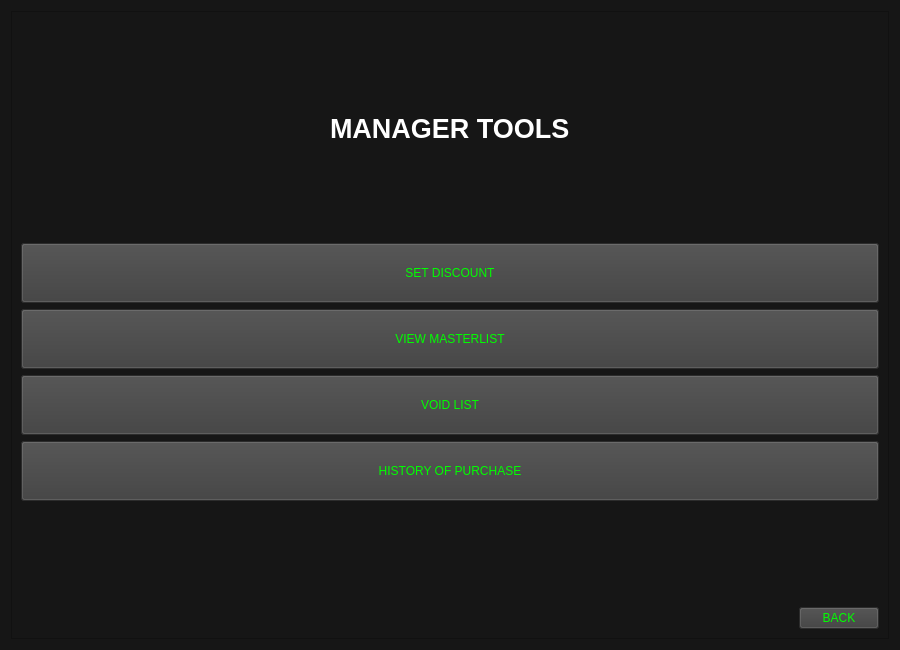
<?xml version="1.0" encoding="UTF-8"?>
<ui version="4.0">
 <class>Form</class>
 <widget class="QWidget" name="Form">
  <property name="geometry">
   <rect>
    <x>0</x>
    <y>0</y>
    <width>900</width>
    <height>650</height>
   </rect>
  </property>
  <property name="minimumSize">
   <size>
    <width>900</width>
    <height>650</height>
   </size>
  </property>
  <property name="windowTitle">
   <string>Manager Tools</string>
  </property>
  <property name="styleSheet">
   <string notr="true">background:rgb(22, 22, 22)</string>
  </property>
  <layout class="QGridLayout" name="gridLayout_2">
   <item row="0" column="0">
    <layout class="QGridLayout" name="gridLayout">
     <item row="0" column="0">
      <widget class="QFrame" name="frame">
       <property name="frameShape">
        <enum>QFrame::StyledPanel</enum>
       </property>
       <property name="frameShadow">
        <enum>QFrame::Raised</enum>
       </property>
       <layout class="QGridLayout" name="gridLayout_3">
        <item row="4" column="0">
         <widget class="QPushButton" name="pushButton_4">
          <property name="sizePolicy">
           <sizepolicy hsizetype="Minimum" vsizetype="Fixed">
            <horstretch>0</horstretch>
            <verstretch>0</verstretch>
           </sizepolicy>
          </property>
          <property name="minimumSize">
           <size>
            <width>200</width>
            <height>60</height>
           </size>
          </property>
          <property name="palette">
           <palette>
            <active>
             <colorrole role="Button">
              <brush brushstyle="SolidPattern">
               <color alpha="255">
                <red>61</red>
                <green>61</green>
                <blue>61</blue>
               </color>
              </brush>
             </colorrole>
             <colorrole role="ButtonText">
              <brush brushstyle="SolidPattern">
               <color alpha="255">
                <red>0</red>
                <green>255</green>
                <blue>0</blue>
               </color>
              </brush>
             </colorrole>
             <colorrole role="Base">
              <brush brushstyle="SolidPattern">
               <color alpha="255">
                <red>61</red>
                <green>61</green>
                <blue>61</blue>
               </color>
              </brush>
             </colorrole>
             <colorrole role="Window">
              <brush brushstyle="SolidPattern">
               <color alpha="255">
                <red>61</red>
                <green>61</green>
                <blue>61</blue>
               </color>
              </brush>
             </colorrole>
            </active>
            <inactive>
             <colorrole role="Button">
              <brush brushstyle="SolidPattern">
               <color alpha="255">
                <red>61</red>
                <green>61</green>
                <blue>61</blue>
               </color>
              </brush>
             </colorrole>
             <colorrole role="ButtonText">
              <brush brushstyle="SolidPattern">
               <color alpha="255">
                <red>0</red>
                <green>255</green>
                <blue>0</blue>
               </color>
              </brush>
             </colorrole>
             <colorrole role="Base">
              <brush brushstyle="SolidPattern">
               <color alpha="255">
                <red>61</red>
                <green>61</green>
                <blue>61</blue>
               </color>
              </brush>
             </colorrole>
             <colorrole role="Window">
              <brush brushstyle="SolidPattern">
               <color alpha="255">
                <red>61</red>
                <green>61</green>
                <blue>61</blue>
               </color>
              </brush>
             </colorrole>
            </inactive>
            <disabled>
             <colorrole role="Button">
              <brush brushstyle="SolidPattern">
               <color alpha="255">
                <red>61</red>
                <green>61</green>
                <blue>61</blue>
               </color>
              </brush>
             </colorrole>
             <colorrole role="ButtonText">
              <brush brushstyle="SolidPattern">
               <color alpha="255">
                <red>120</red>
                <green>120</green>
                <blue>120</blue>
               </color>
              </brush>
             </colorrole>
             <colorrole role="Base">
              <brush brushstyle="SolidPattern">
               <color alpha="255">
                <red>61</red>
                <green>61</green>
                <blue>61</blue>
               </color>
              </brush>
             </colorrole>
             <colorrole role="Window">
              <brush brushstyle="SolidPattern">
               <color alpha="255">
                <red>61</red>
                <green>61</green>
                <blue>61</blue>
               </color>
              </brush>
             </colorrole>
            </disabled>
           </palette>
          </property>
          <property name="styleSheet">
           <string notr="true">background:rgb(61,61,61)</string>
          </property>
          <property name="text">
           <string>VIEW MASTERLIST</string>
          </property>
         </widget>
        </item>
        <item row="3" column="0">
         <widget class="QPushButton" name="pushButton">
          <property name="sizePolicy">
           <sizepolicy hsizetype="Minimum" vsizetype="Fixed">
            <horstretch>0</horstretch>
            <verstretch>0</verstretch>
           </sizepolicy>
          </property>
          <property name="minimumSize">
           <size>
            <width>200</width>
            <height>60</height>
           </size>
          </property>
          <property name="palette">
           <palette>
            <active>
             <colorrole role="Button">
              <brush brushstyle="SolidPattern">
               <color alpha="255">
                <red>61</red>
                <green>61</green>
                <blue>61</blue>
               </color>
              </brush>
             </colorrole>
             <colorrole role="ButtonText">
              <brush brushstyle="SolidPattern">
               <color alpha="255">
                <red>0</red>
                <green>255</green>
                <blue>0</blue>
               </color>
              </brush>
             </colorrole>
             <colorrole role="Base">
              <brush brushstyle="SolidPattern">
               <color alpha="255">
                <red>61</red>
                <green>61</green>
                <blue>61</blue>
               </color>
              </brush>
             </colorrole>
             <colorrole role="Window">
              <brush brushstyle="SolidPattern">
               <color alpha="255">
                <red>61</red>
                <green>61</green>
                <blue>61</blue>
               </color>
              </brush>
             </colorrole>
            </active>
            <inactive>
             <colorrole role="Button">
              <brush brushstyle="SolidPattern">
               <color alpha="255">
                <red>61</red>
                <green>61</green>
                <blue>61</blue>
               </color>
              </brush>
             </colorrole>
             <colorrole role="ButtonText">
              <brush brushstyle="SolidPattern">
               <color alpha="255">
                <red>0</red>
                <green>255</green>
                <blue>0</blue>
               </color>
              </brush>
             </colorrole>
             <colorrole role="Base">
              <brush brushstyle="SolidPattern">
               <color alpha="255">
                <red>61</red>
                <green>61</green>
                <blue>61</blue>
               </color>
              </brush>
             </colorrole>
             <colorrole role="Window">
              <brush brushstyle="SolidPattern">
               <color alpha="255">
                <red>61</red>
                <green>61</green>
                <blue>61</blue>
               </color>
              </brush>
             </colorrole>
            </inactive>
            <disabled>
             <colorrole role="Button">
              <brush brushstyle="SolidPattern">
               <color alpha="255">
                <red>61</red>
                <green>61</green>
                <blue>61</blue>
               </color>
              </brush>
             </colorrole>
             <colorrole role="ButtonText">
              <brush brushstyle="SolidPattern">
               <color alpha="255">
                <red>120</red>
                <green>120</green>
                <blue>120</blue>
               </color>
              </brush>
             </colorrole>
             <colorrole role="Base">
              <brush brushstyle="SolidPattern">
               <color alpha="255">
                <red>61</red>
                <green>61</green>
                <blue>61</blue>
               </color>
              </brush>
             </colorrole>
             <colorrole role="Window">
              <brush brushstyle="SolidPattern">
               <color alpha="255">
                <red>61</red>
                <green>61</green>
                <blue>61</blue>
               </color>
              </brush>
             </colorrole>
            </disabled>
           </palette>
          </property>
          <property name="styleSheet">
           <string notr="true">background:rgb(61,61,61)</string>
          </property>
          <property name="text">
           <string>SET DISCOUNT</string>
          </property>
         </widget>
        </item>
        <item row="8" column="0">
         <layout class="QHBoxLayout" name="horizontalLayout">
          <property name="sizeConstraint">
           <enum>QLayout::SetMinAndMaxSize</enum>
          </property>
          <item>
           <spacer name="horizontalSpacer_2">
            <property name="orientation">
             <enum>Qt::Horizontal</enum>
            </property>
            <property name="sizeHint" stdset="0">
             <size>
              <width>40</width>
              <height>20</height>
             </size>
            </property>
           </spacer>
          </item>
          <item>
           <widget class="QPushButton" name="pushButton_5">
            <property name="palette">
             <palette>
              <active>
               <colorrole role="Button">
                <brush brushstyle="SolidPattern">
                 <color alpha="255">
                  <red>61</red>
                  <green>61</green>
                  <blue>61</blue>
                 </color>
                </brush>
               </colorrole>
               <colorrole role="ButtonText">
                <brush brushstyle="SolidPattern">
                 <color alpha="255">
                  <red>0</red>
                  <green>255</green>
                  <blue>0</blue>
                 </color>
                </brush>
               </colorrole>
               <colorrole role="Base">
                <brush brushstyle="SolidPattern">
                 <color alpha="255">
                  <red>61</red>
                  <green>61</green>
                  <blue>61</blue>
                 </color>
                </brush>
               </colorrole>
               <colorrole role="Window">
                <brush brushstyle="SolidPattern">
                 <color alpha="255">
                  <red>61</red>
                  <green>61</green>
                  <blue>61</blue>
                 </color>
                </brush>
               </colorrole>
              </active>
              <inactive>
               <colorrole role="Button">
                <brush brushstyle="SolidPattern">
                 <color alpha="255">
                  <red>61</red>
                  <green>61</green>
                  <blue>61</blue>
                 </color>
                </brush>
               </colorrole>
               <colorrole role="ButtonText">
                <brush brushstyle="SolidPattern">
                 <color alpha="255">
                  <red>0</red>
                  <green>255</green>
                  <blue>0</blue>
                 </color>
                </brush>
               </colorrole>
               <colorrole role="Base">
                <brush brushstyle="SolidPattern">
                 <color alpha="255">
                  <red>61</red>
                  <green>61</green>
                  <blue>61</blue>
                 </color>
                </brush>
               </colorrole>
               <colorrole role="Window">
                <brush brushstyle="SolidPattern">
                 <color alpha="255">
                  <red>61</red>
                  <green>61</green>
                  <blue>61</blue>
                 </color>
                </brush>
               </colorrole>
              </inactive>
              <disabled>
               <colorrole role="Button">
                <brush brushstyle="SolidPattern">
                 <color alpha="255">
                  <red>61</red>
                  <green>61</green>
                  <blue>61</blue>
                 </color>
                </brush>
               </colorrole>
               <colorrole role="ButtonText">
                <brush brushstyle="SolidPattern">
                 <color alpha="255">
                  <red>120</red>
                  <green>120</green>
                  <blue>120</blue>
                 </color>
                </brush>
               </colorrole>
               <colorrole role="Base">
                <brush brushstyle="SolidPattern">
                 <color alpha="255">
                  <red>61</red>
                  <green>61</green>
                  <blue>61</blue>
                 </color>
                </brush>
               </colorrole>
               <colorrole role="Window">
                <brush brushstyle="SolidPattern">
                 <color alpha="255">
                  <red>61</red>
                  <green>61</green>
                  <blue>61</blue>
                 </color>
                </brush>
               </colorrole>
              </disabled>
             </palette>
            </property>
            <property name="styleSheet">
             <string notr="true">background:rgb(61,61,61)</string>
            </property>
            <property name="text">
             <string>BACK</string>
            </property>
           </widget>
          </item>
         </layout>
        </item>
        <item row="5" column="0">
         <widget class="QPushButton" name="pushButton_3">
          <property name="minimumSize">
           <size>
            <width>250</width>
            <height>60</height>
           </size>
          </property>
          <property name="palette">
           <palette>
            <active>
             <colorrole role="Button">
              <brush brushstyle="SolidPattern">
               <color alpha="255">
                <red>61</red>
                <green>61</green>
                <blue>61</blue>
               </color>
              </brush>
             </colorrole>
             <colorrole role="ButtonText">
              <brush brushstyle="SolidPattern">
               <color alpha="255">
                <red>0</red>
                <green>255</green>
                <blue>0</blue>
               </color>
              </brush>
             </colorrole>
             <colorrole role="Base">
              <brush brushstyle="SolidPattern">
               <color alpha="255">
                <red>61</red>
                <green>61</green>
                <blue>61</blue>
               </color>
              </brush>
             </colorrole>
             <colorrole role="Window">
              <brush brushstyle="SolidPattern">
               <color alpha="255">
                <red>61</red>
                <green>61</green>
                <blue>61</blue>
               </color>
              </brush>
             </colorrole>
            </active>
            <inactive>
             <colorrole role="Button">
              <brush brushstyle="SolidPattern">
               <color alpha="255">
                <red>61</red>
                <green>61</green>
                <blue>61</blue>
               </color>
              </brush>
             </colorrole>
             <colorrole role="ButtonText">
              <brush brushstyle="SolidPattern">
               <color alpha="255">
                <red>0</red>
                <green>255</green>
                <blue>0</blue>
               </color>
              </brush>
             </colorrole>
             <colorrole role="Base">
              <brush brushstyle="SolidPattern">
               <color alpha="255">
                <red>61</red>
                <green>61</green>
                <blue>61</blue>
               </color>
              </brush>
             </colorrole>
             <colorrole role="Window">
              <brush brushstyle="SolidPattern">
               <color alpha="255">
                <red>61</red>
                <green>61</green>
                <blue>61</blue>
               </color>
              </brush>
             </colorrole>
            </inactive>
            <disabled>
             <colorrole role="Button">
              <brush brushstyle="SolidPattern">
               <color alpha="255">
                <red>61</red>
                <green>61</green>
                <blue>61</blue>
               </color>
              </brush>
             </colorrole>
             <colorrole role="ButtonText">
              <brush brushstyle="SolidPattern">
               <color alpha="255">
                <red>120</red>
                <green>120</green>
                <blue>120</blue>
               </color>
              </brush>
             </colorrole>
             <colorrole role="Base">
              <brush brushstyle="SolidPattern">
               <color alpha="255">
                <red>61</red>
                <green>61</green>
                <blue>61</blue>
               </color>
              </brush>
             </colorrole>
             <colorrole role="Window">
              <brush brushstyle="SolidPattern">
               <color alpha="255">
                <red>61</red>
                <green>61</green>
                <blue>61</blue>
               </color>
              </brush>
             </colorrole>
            </disabled>
           </palette>
          </property>
          <property name="styleSheet">
           <string notr="true">background:rgb(61,61,61)</string>
          </property>
          <property name="text">
           <string>VOID LIST</string>
          </property>
         </widget>
        </item>
        <item row="6" column="0">
         <widget class="QPushButton" name="pushButton_2">
          <property name="minimumSize">
           <size>
            <width>250</width>
            <height>60</height>
           </size>
          </property>
          <property name="palette">
           <palette>
            <active>
             <colorrole role="Button">
              <brush brushstyle="SolidPattern">
               <color alpha="255">
                <red>61</red>
                <green>61</green>
                <blue>61</blue>
               </color>
              </brush>
             </colorrole>
             <colorrole role="ButtonText">
              <brush brushstyle="SolidPattern">
               <color alpha="255">
                <red>0</red>
                <green>255</green>
                <blue>0</blue>
               </color>
              </brush>
             </colorrole>
             <colorrole role="Base">
              <brush brushstyle="SolidPattern">
               <color alpha="255">
                <red>61</red>
                <green>61</green>
                <blue>61</blue>
               </color>
              </brush>
             </colorrole>
             <colorrole role="Window">
              <brush brushstyle="SolidPattern">
               <color alpha="255">
                <red>61</red>
                <green>61</green>
                <blue>61</blue>
               </color>
              </brush>
             </colorrole>
            </active>
            <inactive>
             <colorrole role="Button">
              <brush brushstyle="SolidPattern">
               <color alpha="255">
                <red>61</red>
                <green>61</green>
                <blue>61</blue>
               </color>
              </brush>
             </colorrole>
             <colorrole role="ButtonText">
              <brush brushstyle="SolidPattern">
               <color alpha="255">
                <red>0</red>
                <green>255</green>
                <blue>0</blue>
               </color>
              </brush>
             </colorrole>
             <colorrole role="Base">
              <brush brushstyle="SolidPattern">
               <color alpha="255">
                <red>61</red>
                <green>61</green>
                <blue>61</blue>
               </color>
              </brush>
             </colorrole>
             <colorrole role="Window">
              <brush brushstyle="SolidPattern">
               <color alpha="255">
                <red>61</red>
                <green>61</green>
                <blue>61</blue>
               </color>
              </brush>
             </colorrole>
            </inactive>
            <disabled>
             <colorrole role="Button">
              <brush brushstyle="SolidPattern">
               <color alpha="255">
                <red>61</red>
                <green>61</green>
                <blue>61</blue>
               </color>
              </brush>
             </colorrole>
             <colorrole role="ButtonText">
              <brush brushstyle="SolidPattern">
               <color alpha="255">
                <red>120</red>
                <green>120</green>
                <blue>120</blue>
               </color>
              </brush>
             </colorrole>
             <colorrole role="Base">
              <brush brushstyle="SolidPattern">
               <color alpha="255">
                <red>61</red>
                <green>61</green>
                <blue>61</blue>
               </color>
              </brush>
             </colorrole>
             <colorrole role="Window">
              <brush brushstyle="SolidPattern">
               <color alpha="255">
                <red>61</red>
                <green>61</green>
                <blue>61</blue>
               </color>
              </brush>
             </colorrole>
            </disabled>
           </palette>
          </property>
          <property name="styleSheet">
           <string notr="true">background:rgb(61,61,61)</string>
          </property>
          <property name="text">
           <string>HISTORY OF PURCHASE</string>
          </property>
         </widget>
        </item>
        <item row="0" column="0">
         <layout class="QHBoxLayout" name="horizontalLayout_3">
          <item>
           <spacer name="horizontalSpacer_3">
            <property name="orientation">
             <enum>Qt::Horizontal</enum>
            </property>
            <property name="sizeHint" stdset="0">
             <size>
              <width>40</width>
              <height>20</height>
             </size>
            </property>
           </spacer>
          </item>
          <item>
           <widget class="QLabel" name="label_2">
            <property name="text">
             <string>&lt;html&gt;&lt;head/&gt;&lt;body&gt;&lt;p&gt;&lt;span style=&quot; font-size:20pt; font-weight:600; color:#ffffff;&quot;&gt;MANAGER TOOLS&lt;/span&gt;&lt;/p&gt;&lt;/body&gt;&lt;/html&gt;</string>
            </property>
           </widget>
          </item>
          <item>
           <spacer name="horizontalSpacer">
            <property name="orientation">
             <enum>Qt::Horizontal</enum>
            </property>
            <property name="sizeHint" stdset="0">
             <size>
              <width>40</width>
              <height>20</height>
             </size>
            </property>
           </spacer>
          </item>
         </layout>
        </item>
        <item row="7" column="0">
         <spacer name="verticalSpacer">
          <property name="orientation">
           <enum>Qt::Vertical</enum>
          </property>
          <property name="sizeType">
           <enum>QSizePolicy::Maximum</enum>
          </property>
          <property name="sizeHint" stdset="0">
           <size>
            <width>20</width>
            <height>100</height>
           </size>
          </property>
         </spacer>
        </item>
       </layout>
      </widget>
     </item>
    </layout>
   </item>
  </layout>
 </widget>
 <resources/>
 <connections/>
</ui>
